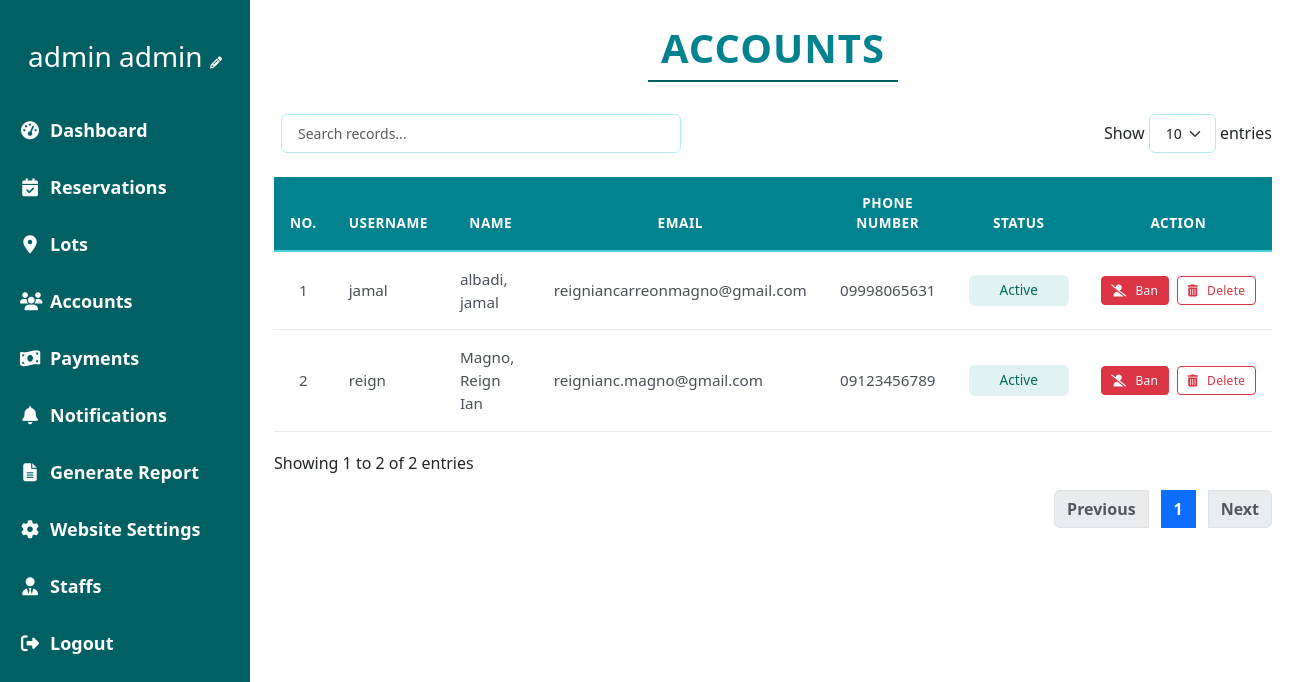
Screenshot of /admin/accounts.php (signed in) with the database file from the repository.
### tables this page shows
CREATE TABLE `account` (
  `account_id` int(11) NOT NULL,
  `username` varchar(255) NOT NULL,
  `password` varchar(255) NOT NULL,
  `first_name` varchar(255) NOT NULL,
  `middle_name` varchar(250) NOT NULL,
  `last_name` varchar(255) NOT NULL,
  `email` varchar(255) DEFAULT NULL,
  `phone_number` varchar(20) NOT NULL,
  `created_at` timestamp NOT NULL DEFAULT current_timestamp(),
  `updated_at` timestamp NOT NULL DEFAULT current_timestamp() ON UPDATE current_timestamp(),
  `is_customer` tinyint(1) NOT NULL DEFAULT 0,
  `is_staff` tinyint(1) NOT NULL DEFAULT 0,
  `is_admin` tinyint(1) NOT NULL DEFAULT 0,
  `is_banned` tinyint(1) DEFAULT 0,
  `is_deleted` tinyint(1) NOT NULL DEFAULT 0,
  `reset_token` varchar(64) DEFAULT NULL,
  `reset_token_expiry` datetime DEFAULT NULL
);

### admin/accounts/accounts.class.php (called while the page is built, shortened)
<?php
require_once __DIR__ . '/../../database.php';
class Accounts_class {
    protected $db;
    function __construct(){
        $this->db = new Database();
    }
    function showALL_account(){
        $sql = "SELECT *, CASE WHEN is_banned = 1 THEN 'Banned' ELSE 'Active' END as status FROM account WHERE (is_customer = 1 AND is_admin = 0 AND is_deleted = 0) ORDER BY created_at DESC;";
        $query = $this->db->connect()->prepare($sql);
        $data = null;
        if($query->execute()){
            $data = $query->fetchAll();
        }
        return $data;
    }
}

### database.php (called while the page is built)
<?php
class Database{
    private $host = 'localhost';
    private $username = 'root';
    private $password = '';
    private $dbname = 'burial_db';
    protected $connection;
    function connect(){
        try {
            if($this->connection === null){
                $dsn = "mysql:host=$this->host;dbname=$this->dbname";
                $this->connection = new PDO($dsn, $this->username, $this->password, [
                    PDO::ATTR_ERRMODE => PDO::ERRMODE_EXCEPTION,
                    PDO::ATTR_DEFAULT_FETCH_MODE => PDO::FETCH_ASSOC,
                    PDO::ATTR_EMULATE_PREPARES => false
                ]);
            }
            return $this->connection;
        } catch (PDOException $e) {
            error_log("Database Connection Error: " . $e->getMessage());
            throw new Exception("Database connection failed: " . $e->getMessage());
        }
    }
}

### admin/accounts.php (the view, shortened to what this page needs)
<?php
    require_once (__DIR__ . '/accounts/accounts.class.php');
    $burialObj = new Accounts_class();
    $cusarray = $burialObj->showALL_account();
    include(__DIR__ . '/nav/navigation.php');
?>
<link rel="stylesheet" type="text/css" href="https://cdn.datatables.net/1.13.7/css/dataTables.bootstrap5.min.css">
<div class="container-fluid px-4 py-4">
    <section id="accounts">
        <div class="text-center mb-4">
            <h1 class="display-5 fw-bold text-uppercase" style="color: #006064;">ACCOUNTS</h1>
            <div class="border-bottom border-2 w-25 mx-auto" style="border-color: #006064 !important;"></div>
        </div>
        <div class="card">
            <div class="card-body">
                <table id="accountsTable" class="table table-hover">
                    <thead>
                        <tr>
                            <th>No.</th>
                            <th>Username</th>
                            <th>Name</th>
                            <th>Email</th>
                            <th>Phone Number</th>
                            <th>Status</th>
                            <th>Action</th>
                        </tr>
                    </thead>
                    <tbody>
                        <?php
                            $i = 1;
                            foreach ($cusarray as $cusarr){
                        ?>
                        <tr>
                            <td class="text-center"><?= $i ?></td>
                            <td><?= $cusarr['username'] ?></td>
                            <td><?= $cusarr['last_name'] ?>, <?= $cusarr['first_name'] ?></td>
                            <td><?= $cusarr['email'] ?></td>
                            <td class="text-center"><?= $cusarr['phone_number'] ?></td>
                            <td class="text-center">
                                <span class="status-badge <?= strtolower($cusarr['status']) ?>">
                                    <?= $cusarr['status'] ?>
                                </span>
                            </td>
                            <td class="text-center">
                                <div class="d-flex gap-2 justify-content-center">
                                    <button type="button"
                                            onclick="askReason('ban', <?= $cusarr['account_id'] ?>, '<?= $cusarr['status'] == 'Banned' ? 'unban' : 'ban' ?>')"
                                            class="btn btn-sm <?= $cusarr['status'] == 'Banned' ? 'btn-success' : 'btn-danger' ?> d-flex align-items-center">
                                        <i class="fas <?= $cusarr['status'] == 'Banned' ? 'fa-user-check' : 'fa-user-slash' ?> me-1"></i>
                                        <?= $cusarr['status'] == 'Banned' ? 'Unban' : 'Ban' ?>
                                    </button>
                                    <?php if($_SESSION['account']['is_admin']): ?>
                                    <button type="button"
                                            onclick="askReason('delete', <?= $cusarr['account_id'] ?>)"
                                            class="btn btn-sm btn-outline-danger d-flex align-items-center">
                                        <i class="fas fa-trash-alt me-1"></i>
                                        Delete
                                    </button>
                                    <?php endif; ?>
                                </div>
                            </td>
                        </tr>
                        <?php
                                $i++;
                            }
                        ?>
                    </tbody>
                </table>
            </div>
        </div>
    </section>
</div>
</body>
</html>

### admin/admin.css (style rules this page uses)
* { border: 0; margin: 0; padding: 0; }
:root { --primary-dark: #006064; --primary-light: #e0f2f1; --secondary: #b2dfdb; --accent: #455a64; --text-dark: #263238; --text-light: #ffffff; }
body { display: flex; background-color: white; min-height: 100vh; margin: 0; }
section { width: 100%; height: auto; overflow-y: auto; }
.card { border: none; border-radius: 10px; box-shadow: 0 4px 6px rgba(0, 0, 0, 0.1); transition: all 0.3s ease; height: 100%; }
.card-body { display: flex; flex-direction: column; }

### admin/accounts.php (style rules this page uses)
.table { border-collapse: separate !important; border-spacing: 0 !important; width: 100% !important; margin-bottom: 0 !important; border: none !important; }
.table thead th { background-color: #00838f !important; color: white !important; font-weight: 600 !important; text-transform: uppercase !important; font-size: 0.85rem !important; letter-spacing: 0.5px !important; padding: 1rem !important; text-align: center !important; border: none !important; border-bottom: 2px solid #4dd0e1 !important; }
.table tbody td { padding: 1rem !important; vertical-align: middle !important; border: none !important; border-bottom: 1px solid #e9ecef !important; color: #495057 !important; font-size: 0.95rem !important; }
.table tbody tr:nth-of-type(odd) { background-color: #f5fcfd !important; }
.status-badge { padding: 0.35rem 0.75rem !important; border-radius: 6px !important; font-size: 0.85rem !important; font-weight: 500 !important; display: inline-block !important; text-align: center !important; min-width: 100px !important; }
.status-badge.active { background-color: #e0f2f1 !important; color: #00695c !important; }
.btn-sm { padding: 0.3rem 0.6rem !important; font-size: 0.75rem !important; border-radius: 4px !important; font-weight: 500 !important; letter-spacing: 0.3px !important; display: inline-flex !important; align-items: center !important; gap: 0.3rem !important; }
.card { border: none !important; border-radius: 12px !important; background: white !important; box-shadow: none !important; overflow-x: hidden !important; }
.card-body { padding: 0 !important; }
.display-5 { font-size: 2.5rem !important; margin-bottom: 0.5rem !important; letter-spacing: 1px !important; color: #00838f !important; }
.border-bottom { margin-bottom: 2rem !important; border-color: #4dd0e1 !important; }

### rows the page displays
account: username "jamal", last_name "albadi", first_name "jamal", email "reigniancarreonmagno@gmail.com", phone_number "09998065631", status "Active"
account: username "reign", last_name "Magno", first_name "Reign Ian", email "reignianc.magno@gmail.com", phone_number "09123456789", status "Active"

### other values shown
$_SESSION['account']['first_name'] "admin"
$_SESSION['account']['last_name'] "admin"
